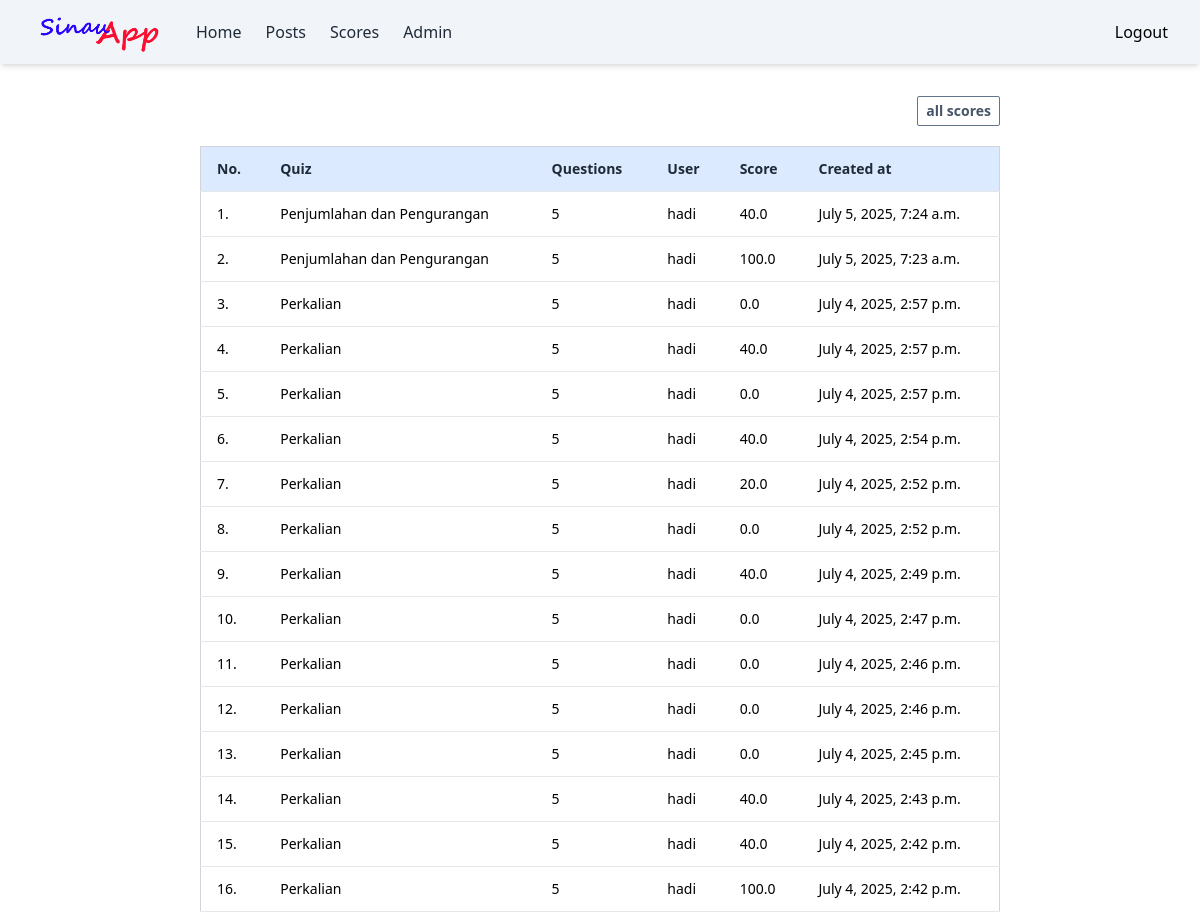
The app's page /quiz/scores_all/ (signed in), older data.
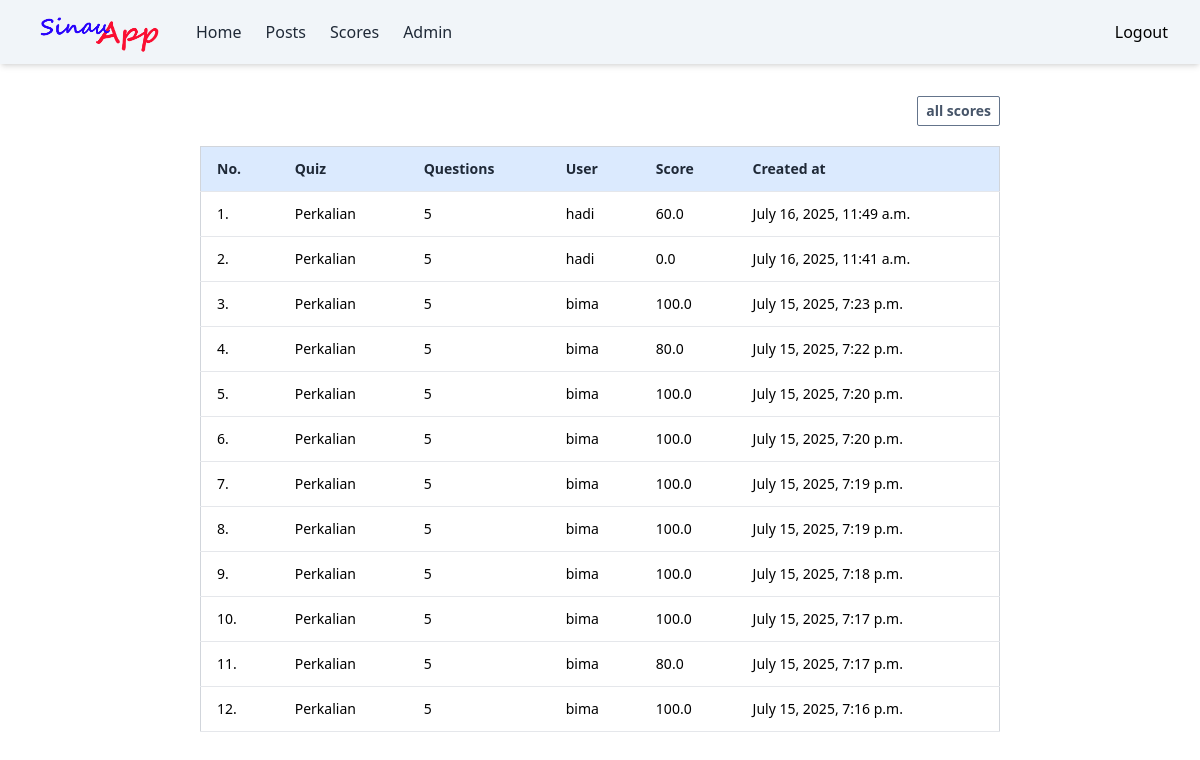
The same page, newer data.
### quiz/models.py (models this page shows, shortened)
class Result(models.Model):
  quiz = models.ForeignKey(Quiz, on_delete=models.CASCADE)
  user = models.ForeignKey(User, on_delete=models.CASCADE)
  score = models.FloatField()
  created = models.DateTimeField(auto_now_add=True)

class Quiz(models.Model):
  name = models.CharField(max_length=120)
  topic = models.CharField(max_length=120)
  number_of_questions = models.IntegerField()
  time = models.IntegerField(help_text="time in second")
  required_score_to_pass = models.IntegerField()
  class Meta:
    verbose_name_plural = "Quizzes"

### quiz/views.py (the view)
# urls.py: path('scores_all/', views.result_quiz_all, name='result_quiz_all'),
@login_required
def result_quiz_all(request):
    all_results = Result.objects.all().order_by('-id')
    return render(request, 'quiz/all_quiz_results.html', {'all_results': all_results})

### templates/quiz/all_quiz_results.html (shortened to what this page needs)
{% extends "base.html" %}
{% block content %}
<div class="overflow-auto p-2  flex justify-center mt-6">
  <div class="w-full  md:w-[800px]">
      <div class="md:flex md:justify-end mb-5">
          <a  href="{% url "all_scores" %}">
              <div
                  class="text-slate-600 text-center text-sm font-semibold py-2 md:py-1 px-2 border border-slate-500  rounded-sm  hover:bg-slate-800 hover:text-white">
                  all scores
              </div>
          </a>
      </div>
      <table class=" bg-white border w-full border-gray-300 text-sm">
          <thead>
              <tr class="bg-blue-100 border-b">
                  <th class="text-left py-3 px-4 font-semibold text-sm text-gray-800">No.</th>
                  <th class="text-left py-3 px-4 font-semibold text-sm text-gray-800">Quiz</th>
                  <th class="text-left py-3 px-4 font-semibold text-sm text-gray-800">Questions</th>
                  <th class="text-left py-3 px-4 font-semibold text-sm text-gray-800">User</th>
                  <th class="text-left py-3 px-4 font-semibold text-sm text-gray-800">Score</th>
                  <th class="text-left py-3 px-4 font-semibold text-sm text-gray-800">Created at</th>
              </tr>
          </thead>
          <tbody>
             {% for result in all_results %}
              <tr class="hover:bg-green-50">
                  <td class="py-3 px-4 border-b">{{ forloop.counter }}.</td>
                  <td class="py-3 px-4 border-b">{{result.quiz.name}}</td>
                  <td class="py-3 px-4  border-b">{{result.quiz.number_of_questions}}</td>
                  <td class="py-3 px-4 border-b">{{result.user.username}}</td>
                  <td class="py-3 px-4 border-b">{{result.score}}</td>
                  <td class="py-3 px-4 border-b">{{ result.created }} </td>
                </tr>
                {% endfor %}
          </tbody>
      </table>
  </div>
</div>
{% endblock content %}

Row changes from the older to the newer data that the page shows:
removed Result: quiz.name "Penjumlahan dan Pengurangan", quiz.number_of_questions "5", user.username "hadi", score "40.0", created "July 5, 2025, 7:24 a.m."
removed Result: quiz.name "Penjumlahan dan Pengurangan", quiz.number_of_questions "5", user.username "hadi", score "100.0", created "July 5, 2025, 7:23 a.m."
removed Result: quiz.name "Perkalian", quiz.number_of_questions "5", user.username "hadi", score "0.0", created "July 4, 2025, 2:57 p.m."
removed Result: quiz.name "Perkalian", quiz.number_of_questions "5", user.username "hadi", score "40.0", created "July 4, 2025, 2:57 p.m."
removed Result: quiz.name "Perkalian", quiz.number_of_questions "5", user.username "hadi", score "0.0", created "July 4, 2025, 2:57 p.m."
removed Result: quiz.name "Perkalian", quiz.number_of_questions "5", user.username "hadi", score "40.0", created "July 4, 2025, 2:54 p.m."
removed Result: quiz.name "Perkalian", quiz.number_of_questions "5", user.username "hadi", score "20.0", created "July 4, 2025, 2:52 p.m."
removed Result: quiz.name "Perkalian", quiz.number_of_questions "5", user.username "hadi", score "0.0", created "July 4, 2025, 2:52 p.m."
removed Result: quiz.name "Perkalian", quiz.number_of_questions "5", user.username "hadi", score "40.0", created "July 4, 2025, 2:49 p.m."
removed Result: quiz.name "Perkalian", quiz.number_of_questions "5", user.username "hadi", score "0.0", created "July 4, 2025, 2:47 p.m."
removed Result: quiz.name "Perkalian", quiz.number_of_questions "5", user.username "hadi", score "0.0", created "July 4, 2025, 2:46 p.m."
removed Result: quiz.name "Perkalian", quiz.number_of_questions "5", user.username "hadi", score "0.0", created "July 4, 2025, 2:46 p.m."
removed Result: quiz.name "Perkalian", quiz.number_of_questions "5", user.username "hadi", score "0.0", created "July 4, 2025, 2:45 p.m."
removed Result: quiz.name "Perkalian", quiz.number_of_questions "5", user.username "hadi", score "40.0", created "July 4, 2025, 2:43 p.m."
removed Result: quiz.name "Perkalian", quiz.number_of_questions "5", user.username "hadi", score "40.0", created "July 4, 2025, 2:42 p.m."
removed Result: quiz.name "Perkalian", quiz.number_of_questions "5", user.username "hadi", score "100.0", created "July 4, 2025, 2:42 p.m."
added Result: quiz.name "Perkalian", quiz.number_of_questions "5", user.username "hadi", score "60.0", created "July 16, 2025, 11:49 a.m."
added Result: quiz.name "Perkalian", quiz.number_of_questions "5", user.username "hadi", score "0.0", created "July 16, 2025, 11:41 a.m."
added Result: quiz.name "Perkalian", quiz.number_of_questions "5", user.username "bima", score "100.0", created "July 15, 2025, 7:23 p.m."
added Result: quiz.name "Perkalian", quiz.number_of_questions "5", user.username "bima", score "80.0", created "July 15, 2025, 7:22 p.m."
added Result: quiz.name "Perkalian", quiz.number_of_questions "5", user.username "bima", score "100.0", created "July 15, 2025, 7:20 p.m."
added Result: quiz.name "Perkalian", quiz.number_of_questions "5", user.username "bima", score "100.0", created "July 15, 2025, 7:20 p.m."
added Result: quiz.name "Perkalian", quiz.number_of_questions "5", user.username "bima", score "100.0", created "July 15, 2025, 7:19 p.m."
added Result: quiz.name "Perkalian", quiz.number_of_questions "5", user.username "bima", score "100.0", created "July 15, 2025, 7:19 p.m."
added Result: quiz.name "Perkalian", quiz.number_of_questions "5", user.username "bima", score "100.0", created "July 15, 2025, 7:18 p.m."
added Result: quiz.name "Perkalian", quiz.number_of_questions "5", user.username "bima", score "100.0", created "July 15, 2025, 7:17 p.m."
added Result: quiz.name "Perkalian", quiz.number_of_questions "5", user.username "bima", score "80.0", created "July 15, 2025, 7:17 p.m."
added Result: quiz.name "Perkalian", quiz.number_of_questions "5", user.username "bima", score "100.0", created "July 15, 2025, 7:16 p.m."
